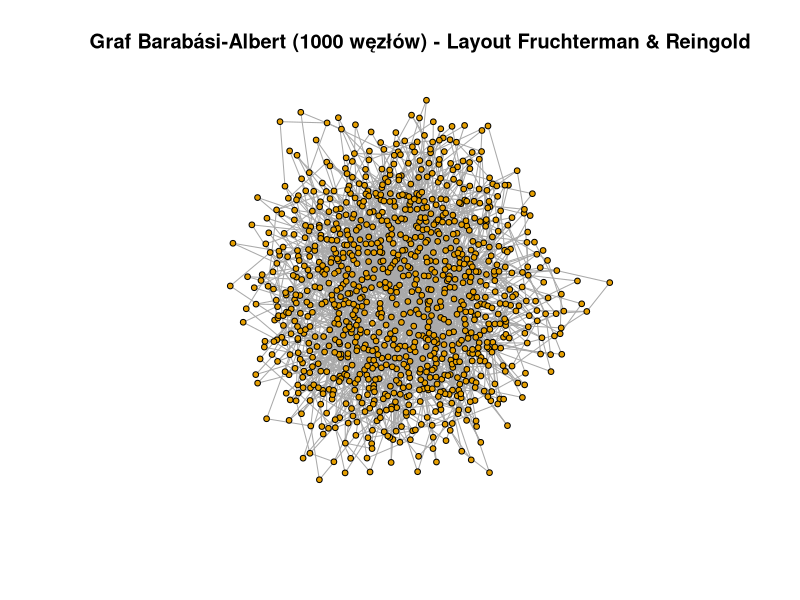

R code for this plot:
#!/usr/bin/env Rscript

# Różnica między grafami Barabási-Albert i Erdős-Rényi:
# - Barabási-Albert: model preferential attachment, nowe węzły łączą się z większym 
#   prawdopodobieństwem z węzłami o wysokim stopniu, tworzy sieci bezskalne z rozkładem
#   stopni potęgowym, charakterystyczne dla rzeczywistych sieci społecznych/technicznych
# - Erdős-Rényi: model losowy, każda para węzłów ma jednakowe prawdopodobieństwo połączenia,
#   tworzy sieci z rozkładem stopni zbliżonym do Poissona, bardziej jednorodne

library(igraph)

set.seed(42)

ba_graph <- sample_pa(n = 1000, power = 1, m = 2, directed = FALSE)

layout_fr <- layout_with_fr(ba_graph)

pdf("Rplots.pdf")
plot(ba_graph, 
     layout = layout_fr,
     vertex.size = 3,
     vertex.label = NA,
     edge.arrow.size = 0.2,
     main = "Graf Barabási-Albert (1000 węzłów) - Layout Fruchterman & Reingold")
dev.off()

betweenness_vals <- betweenness(ba_graph)

most_central_node <- which.max(betweenness_vals)
max_betweenness <- max(betweenness_vals)

graph_diameter <- diameter(ba_graph)

cat("Najbardziej centralny węzeł według betweenness centrality:", most_central_node, "\n") # ma numer 6
cat("Wartość betweenness centrality:", max_betweenness, "\n") # 79059.61
cat("srednica grafu:", graph_diameter, "\n") # 8
